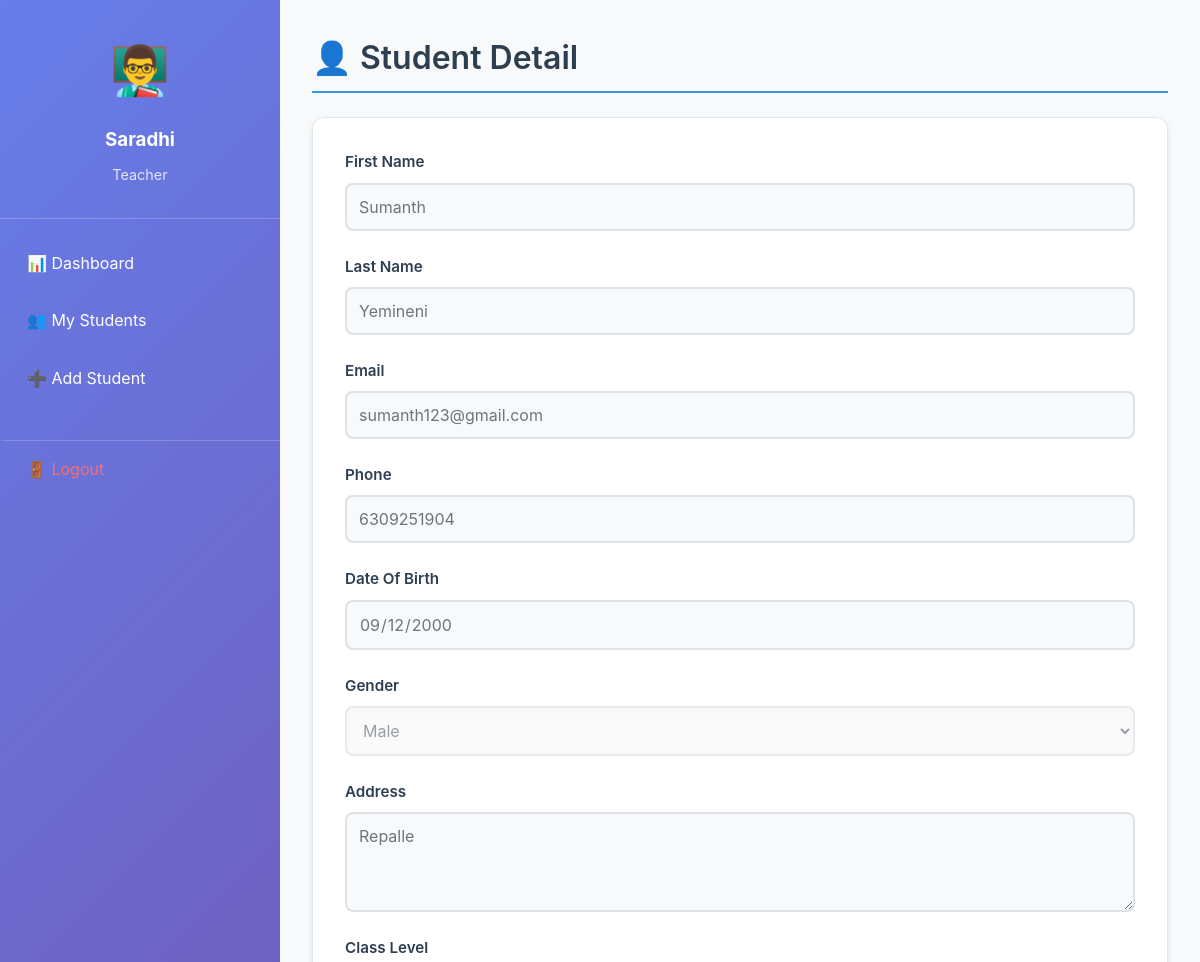
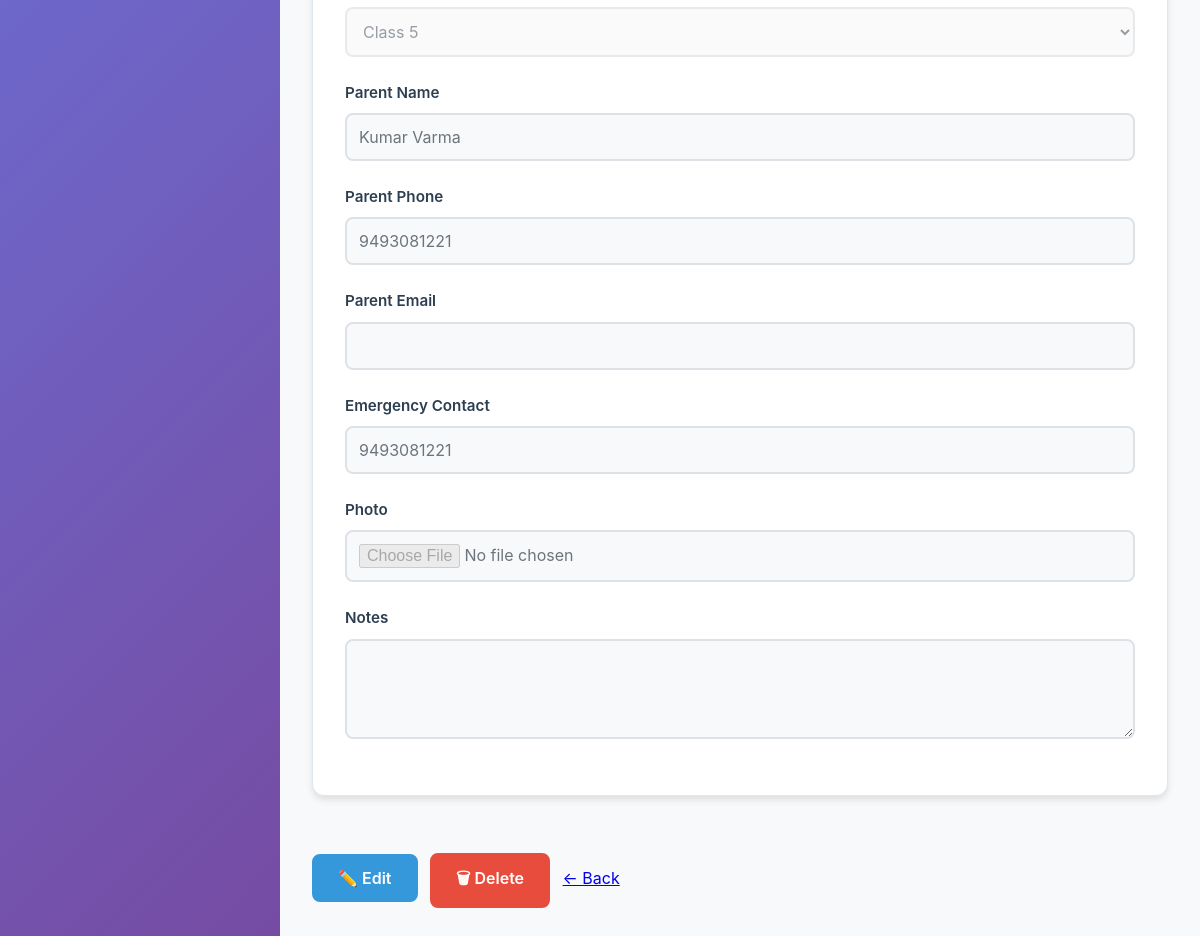
The app's page /students/2/ (signed in) with its own data (2 pictures, top to bottom).
### students/models.py (models this page shows, shortened)
class Student(models.Model):
    GENDER_CHOICES=[
        ('M','Male'),('F','Female')
    ]
    CLASS_CHOICES=[
        ('1', 'Class 1'),
        ('2', 'Class 2'),
        ('3', 'Class 3'),
        ('4', 'Class 4'),
        ('5', 'Class 5'),
        ('6', 'Class 6'),
        ('7', 'Class 7'),
        ('8', 'Class 8'),
        ('9', 'Class 9'),
        ('10', 'Class 10'),
        ('11', 'Class 11'),
        ('12', 'Class 12'),
    ]
    teacher=models.ForeignKey(User,on_delete=models.CASCADE,related_name='students')
    first_name=models.CharField(max_length=50)
    last_name=models.CharField(max_length=50)
    email=models.EmailField(blank=True)
    phone=models.CharField(max_length=15,blank=True)
    date_of_birth=models.DateField()
    gender=models.CharField(max_length=1,choices=GENDER_CHOICES)
    address=models.TextField(blank=True)
    class_level=models.CharField(max_length=2,choices=CLASS_CHOICES)
    parent_name=models.CharField(max_length=100)
    parent_email=models.EmailField(blank=True)
    parent_phone = models.CharField(max_length=15, blank=True)
    emergency_contact=models.CharField(max_length=15)
    photo=models.ImageField(upload_to='student_photos/',blank=True)
    enrollment_date=models.DateField(auto_now_add=True)
    is_active=models.BooleanField(default=True)
    notes=models.TextField(blank=True)
    class Meta:
        ordering=['first_name','last_name']

### students/views.py (the view)
# urls.py: path('<int:pk>/', views.student_detail, name='student_detail'),
@login_required
def student_detail(request, pk):
    student = get_object_or_404(Student, pk=pk, teacher=request.user)
    if request.method == 'POST':
        if 'delete_student' in request.POST:
            student.delete()
            messages.success(request, 'Student deleted successfully!')
            return redirect('my_students')
        elif 'update_student' in request.POST:
            form = StudentForm(request.POST, request.FILES, instance=student)
            if form.is_valid():
                form.save()
                messages.success(request, 'Student updated successfully!')
                return redirect('student_detail', pk=pk)
    else:
        form = StudentForm(instance=student)
    return render(request, 'students/detail.html', {'form': form, 'student': student})

### students/forms.py
class StudentForm(forms.ModelForm):
    class Meta:
        model = Student
        fields = [
            'first_name', 'last_name', 'email', 'phone', 'date_of_birth',
            'gender', 'address', 'class_level', 'parent_name', 'parent_phone',
            'parent_email', 'emergency_contact', 'photo', 'notes'
        ]
        widgets = {
            'date_of_birth': forms.DateInput(attrs={'type': 'date'}),
            'address': forms.Textarea(attrs={'rows': 3}),
            'notes': forms.Textarea(attrs={'rows': 3}),
        }

### templates/students/detail.html (shortened to what this page needs)
{% extends "dashboard_base.html" %}
{% block content %}
<h2>👤 Student Detail</h2>
<form method="post" enctype="multipart/form-data" id="student-form">
  {% for field in form %}
    <div class="form-group">
      <label>{{ field.label }}</label>
      {{ field }}
    </div>
  {% endfor %}
</form>
<br>
<button onclick="enableEdit()">✏️ Edit</button>
<form method="post" style="display:inline;">
  <button type="submit" name="delete_student" onclick="return confirm('Are you sure to delete this student?')">🗑 Delete</button>
</form>
<a href="{% url 'my_students' %}">← Back</a>
{% endblock %}

### templates/dashboard_base.html (shortened to what this page needs)
<!DOCTYPE html>
<html lang="en">
<head>
    {% load static %}
    <link rel="stylesheet" href="{% static 'css/style.css' %}">
</head>
<body class="dashboard-body">
    <div class="dashboard-container">
        <aside class="sidebar">
            <div class="sidebar-header">
                <div class="user-avatar">👨‍🏫</div>
                <h3>{{ user.get_full_name|default:user.username }}</h3>
                <p>Teacher</p>
            </div>
            <nav class="sidebar-nav">
                <a href="{% url 'dashboard' %}" class="nav-item">
                    📊 Dashboard
                </a>
                <a href="{% url 'my_students' %}" class="nav-item">
                    👥 My Students
                </a>
                <a href="{% url 'add_student' %}" class="nav-item">
                    ➕ Add Student
                </a>
                <a href="{% url 'logout' %}" class="nav-item logout-item">
                    🚪 Logout
                </a>
            </nav>
        </aside>
        <main class="main-content">
            {% block content %}
            {% endblock %}
        </main>
    </div>
</body>
</html>

### static/css/style.css (style rules this page uses)
* { margin: 0; padding: 0; box-sizing: border-box; }
body { font-family: -apple-system, BlinkMacSystemFont, 'Segoe UI', Roboto, sans-serif; line-height: 1.6; color: #333; background-color: #f8f9fa; }
.form-group { margin-bottom: 1.5rem; }
.form-group label { display: block; margin-bottom: 0.5rem; font-weight: 600; color: #2c3e50; }
.form-group input, .form-group select, .form-group textarea { width: 100%; padding: 0.75rem; border: 2px solid #e9ecef; border-radius: 8px; font-size: 1rem; transition: border-color 0.3s ease; font-family: inherit; }
.dashboard-body { background-color: #f8f9fa; }
.dashboard-container { display: flex; min-height: 100vh; }
.sidebar { width: 280px; background: linear-gradient(135deg, #667eea 0%, #764ba2 100%); color: white; flex-shrink: 0; }
.sidebar-header { padding: 2rem 1.5rem; text-align: center; border-bottom: 1px solid rgba(255,255,255,0.2); }
.user-avatar { font-size: 3rem; margin-bottom: 1rem; }
.sidebar-header h3 { margin-bottom: 0.5rem; }
.sidebar-header p { color: rgba(255,255,255,0.8); font-size: 0.9rem; }
.sidebar-nav { padding: 1rem 0; }
.nav-item { display: block; padding: 1rem 1.5rem; color: white; text-decoration: none; transition: all 0.3s ease; border-left: 3px solid transparent; }
.logout-item { margin-top: 2rem; border-top: 1px solid rgba(255,255,255,0.2); padding-top: 1rem; color: #ff6b6b; }
.main-content { flex: 1; padding: 2rem; overflow-y: auto; }

### templates/students/detail.html (style rules this page uses)
h2 { color: #2c3e50; font-size: 2rem; margin-bottom: 1.5rem; padding-bottom: 0.5rem; border-bottom: 2px solid #3498db; font-weight: 600; }
#student-form { background: #ffffff; padding: 2rem; border-radius: 12px; box-shadow: 0 4px 6px rgba(0, 0, 0, 0.1); margin-bottom: 2rem; border: 1px solid #e1e8ed; }
.form-group { margin-bottom: 1.5rem; display: flex; flex-direction: column; }
.form-group label { font-weight: 600; color: #2c3e50; margin-bottom: 0.5rem; font-size: 0.95rem; text-transform: capitalize; }
.form-group input, .form-group select, .form-group textarea { padding: 0.75rem; border: 2px solid #e1e8ed; border-radius: 8px; font-size: 1rem; transition: all 0.3s ease; background-color: #ffffff; font-family: inherit; }
.form-group input[readonly], .form-group select[disabled], .form-group textarea[readonly] { background-color: #f8f9fa; color: #6c757d; cursor: not-allowed; border-color: #dee2e6; }
.form-group input[disabled], .form-group select[disabled], .form-group textarea[disabled] { background-color: #f8f9fa; color: #6c757d; cursor: not-allowed; border-color: #dee2e6; }
.form-group textarea { min-height: 100px; resize: vertical; }
button { padding: 0.75rem 1.5rem; border: none; border-radius: 8px; font-size: 1rem; font-weight: 600; cursor: pointer; transition: all 0.3s ease; text-decoration: none; display: inline-block; margin-right: 0.5rem; margin-bottom: 0.5rem; font-family: inherit; }
button[onclick="enableEdit()"] { background-color: #3498db; color: white; border: 2px solid #3498db; }
button[name="delete_student"] { background-color: #e74c3c; color: white; border: 2px solid #e74c3c; }

### records on screen
Student: form "Sumanth" "Yemineni" "sumanth123@gmail.com" "6309251904" "09/12/2000" "Male" "Repalle" "Class 5" "Kumar Varma" "9493081221" "9493081221"

### other values on screen
{{ user.get_full_name|default:user.username }} "Saradhi"
{{ field.label }} "First Name" "Last Name" "Email" "Phone" "Date Of Birth" "Gender" "Address" "Class Level" "Parent Name" "Parent Phone" "Parent Email" "Emergency Contact" "Photo" "Notes"
